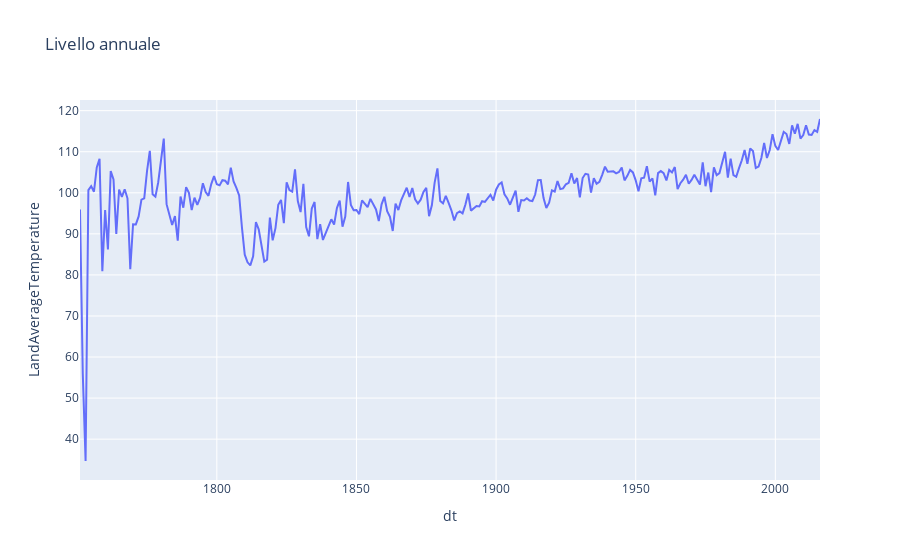

The notebook cell saved with this chart:
### Code cell
df_year = df[['LandAverageTemperature']].resample("Y").sum()
fig = px.line(df_year, x=df_year.index, y="LandAverageTemperature", title='Livello annuale')
fig.show()

### Figure 1 — Plotly figure (JSON) as saved in the notebook; plotly's stock layout.template omitted (floating-point values rounded to 4 significant figures; data arrays with more than 128 entries replaced by an {"elided": "..."} marker saying what was removed)
{"data": [{"hovertemplate": "dt=%{x}<br>LandAverageTemperature=%{y}<extra></extra>", "legendgroup": "", "line": {"color": "#636efa", "dash": "solid"}, "marker": {"symbol": "circle"}, "mode": "lines", "name": "", "orientation": "v", "showlegend": false, "x": {"elided": "266 str values"}, "xaxis": "x", "y": {"elided": "266 float values"}, "yaxis": "y", "type": "scatter"}], "layout": {"xaxis": {"anchor": "y", "domain": [0.0, 1.0], "title": {"text": "dt"}}, "yaxis": {"anchor": "x", "domain": [0.0, 1.0], "title": {"text": "LandAverageTemperature"}}, "legend": {"tracegroupgap": 0}, "title": {"text": "Livello annuale"}}}
